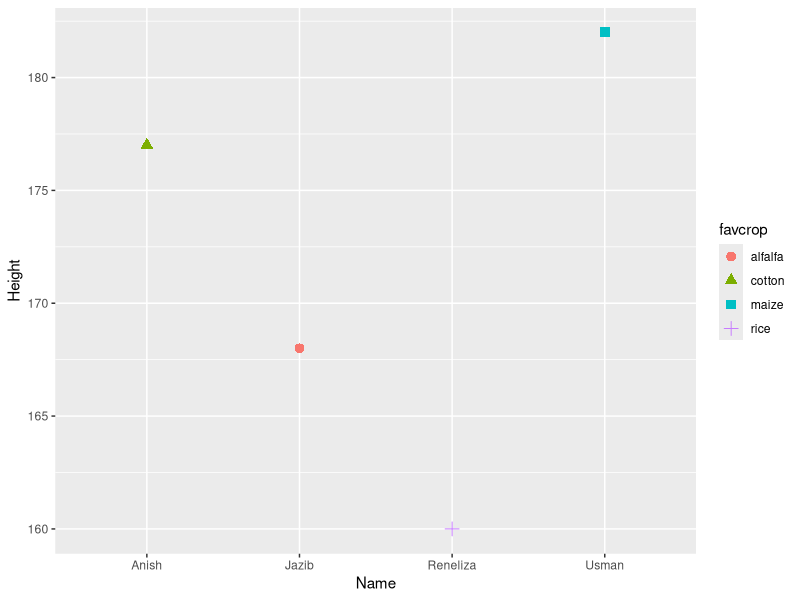
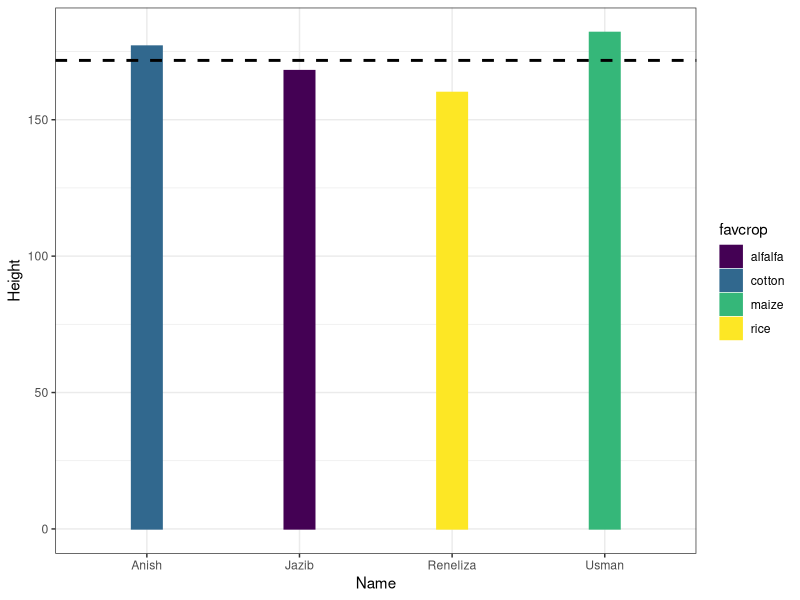
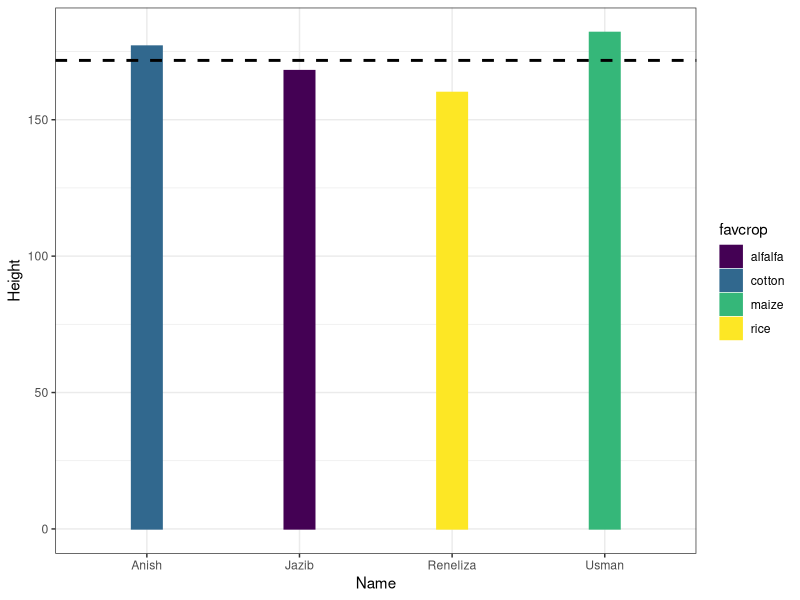

The R source for these figures, in order:
## ---- chunk 1
knitr::opts_chunk$set(echo = TRUE)
library(tidyverse)
## ---- chunk 2
## 2024 CRSS 8220 - Jan 11 Agenda

# Housekeeping:
## Website (bookmark it!): https://leombastos.github.io/bastoslab/teaching/2024-dsa/2024-dsa.html
## GitHub: material, constantly being updated 
## YouTube: recordings  

# Setting up RStudio:
## Tools > Global Options > General > Workspace > uncheck "Restore ...", select "Never" on dropdown menu  
## Tools > Global Options > R markdown > Show in document outline > Sections and Named Chunks


# Learning objectives ----
# - Become familiarized with using R and RStudio
# - Learn about R terminology and syntax
# - Understand different object types
# - Create a simple data, explore it with numbers and graphics
# - Learn about RStudio projects, create your own, set up proper sub-directories  
## ---- chunk 3

## Why R? 
### free, 
### runs on multiple platforms, 
### online community and support, 
### continuous development, 
### reproducible research!

## Why RStudio?
### Integrates various components of an analysis
### Colored syntax
### Syntax suggestions

## RStudio panels
### Script  
### Console
### Environment
### Files/Plots/Help

## ---- chunk 4
# Object

a <- 45/13

b <- c(10,15,5)

c <- "precision ag"

## Object classes
### Data frame
d <- data.frame(number = b,
                id = c)

### Matrices
e <- matrix(c(b,b), ncol = 2)


### Lists 
f <- list("number" = a, "numbers" = b,
          "word" = c, 'data' = d) 

class(f)
class(f$number)
class(d$number)

## Function
mean(b)

mean(x = b)

help(mean)


## Argument

b2 <- c(10,15,5,NA)

mean(b2, na.rm = TRUE)

mean(na.rm = T,
     x = b2)

## Package
## Install vs. load a package
# install.packages("tibble")

library(tibble)


## Let's install package tibble, then load it
## ---- chunk 5

intro <- tribble(~name, ~height, ~favcrop,
                 "Reneliza", 160, "rice",
                 "Jazib", 168, "alfalfa",
                 "Anish", 177, "cotton",
                 "Usman", 182, "maize")

# Check class, summary, and structure

class(intro)
summary(intro)
head(intro, n = 2)
tail(intro, n = 2)


# Sampling the dataset
# First row only
#arguments are [x,y]
row1 <- intro[1,]
row1 <- intro |> dplyr::slice(1)

# First column only
col1 <-  intro[,1]

# Rows 1 to 3 and columns 1 to 3
intro[1:3,1:3]

# Rows 1 and 3 and columns 1 and 3
intro[c(1,3), c(1,3)]

## ---- chunk 6

install.packages("ggplot2")
library(ggplot2)

intro |>
  ggplot(aes(x = name, y = height, color = favcrop,
             fill = favcrop))+
  geom_point(size = 3, aes(shape = favcrop))+
  ylab("Height")+
  xlab("Name")


# Point

# Customizing

intro |>
  ggplot(aes(x = name, y = height, color = favcrop,
             fill = favcrop))+
  geom_col(width = 0.2)+
  geom_hline(yintercept = mean(intro$height),
             linetype = "dashed",
             size = 1)+
  scale_color_viridis_d()+
  scale_fill_viridis_d()+
  theme_bw()+
  ylab("Height")+
  xlab("Name")

# Exporting
ggsave("plot1.png")


## ---- chunk 7
## Inside of your course main folder, create a sub-folder called 02 - data wrangling
## Create sub-folders data, code, output
## Create an RStudio project at the level of main folder (e.g., 02 - data wrangling)
## Create an Rmarkdwon file (just to explore, not saving it) 

## ---- chunk 8
# Play with scale_color_ , explore the available options, choose one different from the one in class
# play with theme_ , explore the available options, choose one different from the one in class
# Export your new version saving it as "plot_a1_LASTNAME.png"
# Upload your new plot to GitHub under issue "Assignment #1"

